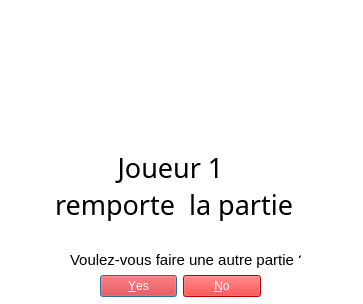
<?xml version="1.0" encoding="UTF-8"?>
<ui version="4.0">
 <class>Dialog</class>
 <widget class="QDialog" name="Dialog">
  <property name="geometry">
   <rect>
    <x>0</x>
    <y>0</y>
    <width>363</width>
    <height>304</height>
   </rect>
  </property>
  <property name="windowTitle">
   <string>Tic Tac Toe</string>
  </property>
  <property name="styleSheet">
   <string notr="true">background-color: white ;
</string>
  </property>
  <widget class="QDialogButtonBox" name="buttonBox">
   <property name="geometry">
    <rect>
     <x>100</x>
     <y>270</y>
     <width>161</width>
     <height>32</height>
    </rect>
   </property>
   <property name="styleSheet">
    <string notr="true">color : white ;
background-color : red;</string>
   </property>
   <property name="orientation">
    <enum>Qt::Horizontal</enum>
   </property>
   <property name="standardButtons">
    <set>QDialogButtonBox::No|QDialogButtonBox::Yes</set>
   </property>
  </widget>
  <widget class="QLabel" name="label">
   <property name="geometry">
    <rect>
     <x>-10</x>
     <y>150</y>
     <width>361</width>
     <height>71</height>
    </rect>
   </property>
   <property name="font">
    <font>
     <family>Magneto</family>
     <pointsize>20</pointsize>
     <weight>50</weight>
     <italic>false</italic>
     <bold>false</bold>
    </font>
   </property>
   <property name="styleSheet">
    <string notr="true">background:rgba(255,255,255,0.5);
color : black</string>
   </property>
   <property name="text">
    <string>Joueur 1
 remporte  la partie</string>
   </property>
   <property name="alignment">
    <set>Qt::AlignCenter</set>
   </property>
  </widget>
  <widget class="QWidget" name="widget" native="true">
   <property name="geometry">
    <rect>
     <x>0</x>
     <y>-10</y>
     <width>371</width>
     <height>171</height>
    </rect>
   </property>
   <property name="styleSheet">
    <string notr="true">image: url(:/Mes images/felice.png);
background-color:white ;</string>
   </property>
  </widget>
  <widget class="QLabel" name="label_2">
   <property name="geometry">
    <rect>
     <x>70</x>
     <y>250</y>
     <width>231</width>
     <height>20</height>
    </rect>
   </property>
   <property name="font">
    <font>
     <pointsize>11</pointsize>
    </font>
   </property>
   <property name="text">
    <string>Voulez-vous faire une autre partie ?</string>
   </property>
  </widget>
  <zorder>widget</zorder>
  <zorder>buttonBox</zorder>
  <zorder>label</zorder>
  <zorder>label_2</zorder>
 </widget>
 <resources>
  <include location="test.qrc"/>
 </resources>
 <connections>
  <connection>
   <sender>buttonBox</sender>
   <signal>accepted()</signal>
   <receiver>Dialog</receiver>
   <slot>accept()</slot>
   <hints>
    <hint type="sourcelabel">
     <x>260</x>
     <y>274</y>
    </hint>
    <hint type="destinationlabel">
     <x>157</x>
     <y>274</y>
    </hint>
   </hints>
  </connection>
  <connection>
   <sender>buttonBox</sender>
   <signal>rejected()</signal>
   <receiver>Dialog</receiver>
   <slot>reject()</slot>
   <hints>
    <hint type="sourcelabel">
     <x>260</x>
     <y>280</y>
    </hint>
    <hint type="destinationlabel">
     <x>286</x>
     <y>274</y>
    </hint>
   </hints>
  </connection>
 </connections>
</ui>
